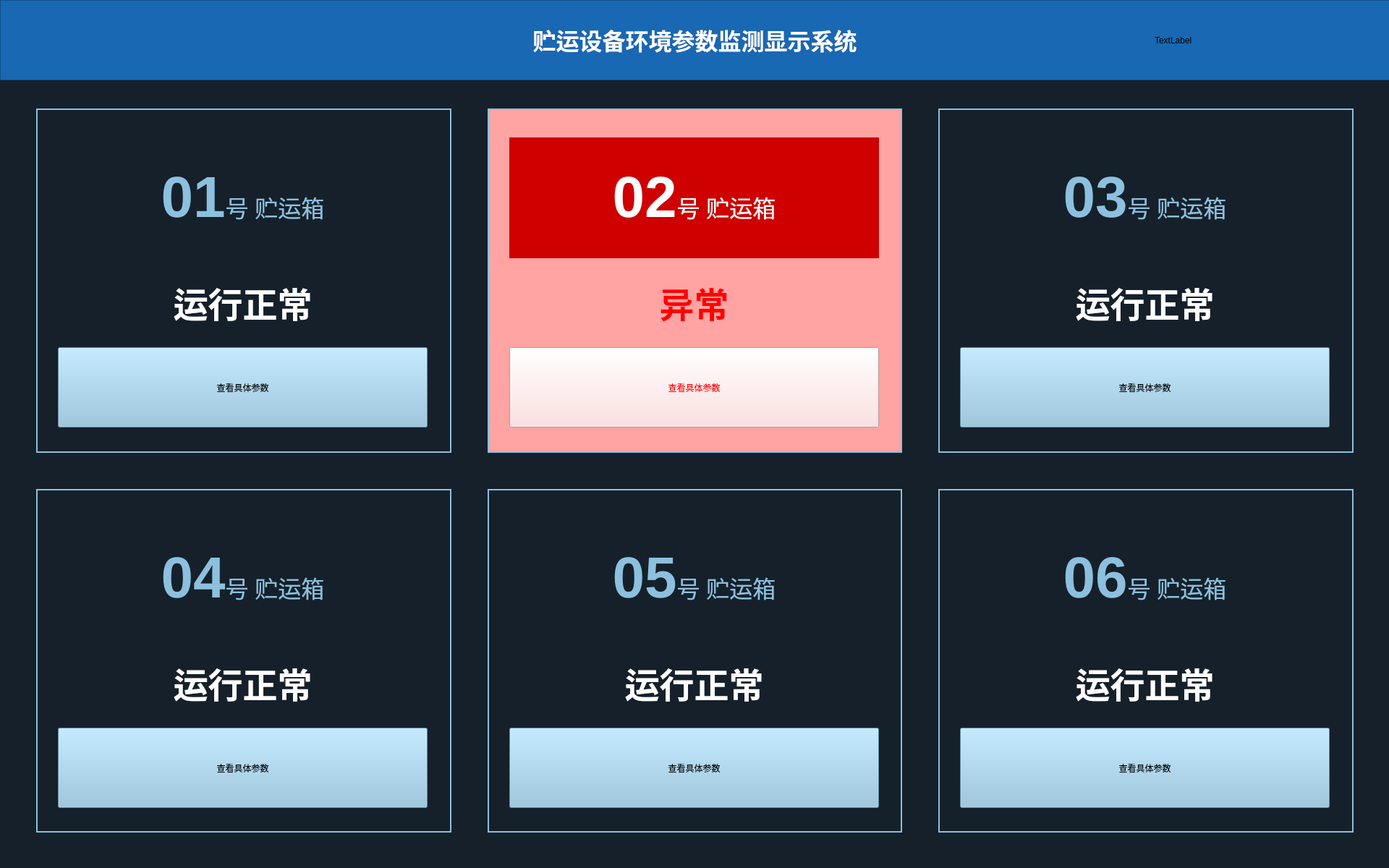
<?xml version="1.0" encoding="UTF-8"?>
<ui version="4.0">
 <class>MainWindow</class>
 <widget class="QMainWindow" name="MainWindow">
  <property name="geometry">
   <rect>
    <x>0</x>
    <y>0</y>
    <width>1920</width>
    <height>1200</height>
   </rect>
  </property>
  <property name="windowTitle">
   <string>MainWindow</string>
  </property>
  <property name="styleSheet">
   <string notr="true">background-color: rgb(21, 32, 42);</string>
  </property>
  <widget class="QWidget" name="centralwidget">
   <widget class="QFrame" name="frame">
    <property name="geometry">
     <rect>
      <x>0</x>
      <y>0</y>
      <width>1921</width>
      <height>111</height>
     </rect>
    </property>
    <property name="styleSheet">
     <string notr="true">background-color: rgb(25, 104, 179);</string>
    </property>
    <property name="frameShape">
     <enum>QFrame::StyledPanel</enum>
    </property>
    <property name="frameShadow">
     <enum>QFrame::Raised</enum>
    </property>
    <layout class="QHBoxLayout" name="horizontalLayout_2" stretch="1,4,1">
     <item>
      <widget class="QLabel" name="label_4">
       <property name="styleSheet">
        <string notr="true">image: url(:/jpg/images/logo.png);</string>
       </property>
       <property name="text">
        <string/>
       </property>
      </widget>
     </item>
     <item>
      <widget class="QLabel" name="label_5">
       <property name="font">
        <font>
         <family>黑体</family>
        </font>
       </property>
       <property name="styleSheet">
        <string notr="true"/>
       </property>
       <property name="text">
        <string>&lt;html&gt;&lt;head/&gt;&lt;body&gt;&lt;p&gt;&lt;span style=&quot; font-size:24pt; font-weight:600; color:#ffffff;&quot;&gt;贮运设备环境参数监测显示系统&lt;/span&gt;&lt;/p&gt;&lt;/body&gt;&lt;/html&gt;</string>
       </property>
       <property name="scaledContents">
        <bool>false</bool>
       </property>
       <property name="alignment">
        <set>Qt::AlignCenter</set>
       </property>
      </widget>
     </item>
     <item>
      <widget class="QLabel" name="label_6">
       <property name="text">
        <string>TextLabel</string>
       </property>
      </widget>
     </item>
    </layout>
   </widget>
   <widget class="QWidget" name="gridLayoutWidget">
    <property name="geometry">
     <rect>
      <x>50</x>
      <y>150</y>
      <width>1821</width>
      <height>1001</height>
     </rect>
    </property>
    <layout class="QGridLayout" name="gridLayout">
     <property name="spacing">
      <number>50</number>
     </property>
     <item row="0" column="1">
      <widget class="QFrame" name="frame_3">
       <property name="styleSheet">
        <string notr="true">color: rgb(140, 192, 222);
background-color: rgb(255, 163, 163);</string>
       </property>
       <property name="frameShape">
        <enum>QFrame::Panel</enum>
       </property>
       <property name="frameShadow">
        <enum>QFrame::Plain</enum>
       </property>
       <property name="lineWidth">
        <number>2</number>
       </property>
       <widget class="QWidget" name="verticalLayoutWidget_2">
        <property name="geometry">
         <rect>
          <x>30</x>
          <y>40</y>
          <width>511</width>
          <height>401</height>
         </rect>
        </property>
        <layout class="QVBoxLayout" name="verticalLayout_2" stretch="3,2,2">
         <item>
          <widget class="QLabel" name="label_3">
           <property name="sizePolicy">
            <sizepolicy hsizetype="Preferred" vsizetype="Expanding">
             <horstretch>0</horstretch>
             <verstretch>0</verstretch>
            </sizepolicy>
           </property>
           <property name="styleSheet">
            <string notr="true">color: rgb(255, 255, 255);
background-color: rgb(206, 0, 0);</string>
           </property>
           <property name="text">
            <string>&lt;html&gt;&lt;head/&gt;&lt;body&gt;&lt;p&gt;&lt;span style=&quot; font-size:60pt; font-weight:1000;&quot;&gt;02&lt;/span&gt;&lt;span style=&quot; font-size:24pt; font-weight:100;&quot;&gt;号 贮运箱&lt;/span&gt;&lt;/p&gt;&lt;/body&gt;&lt;/html&gt;</string>
           </property>
           <property name="alignment">
            <set>Qt::AlignCenter</set>
           </property>
          </widget>
         </item>
         <item>
          <widget class="QLabel" name="label_7">
           <property name="sizePolicy">
            <sizepolicy hsizetype="Preferred" vsizetype="Expanding">
             <horstretch>0</horstretch>
             <verstretch>0</verstretch>
            </sizepolicy>
           </property>
           <property name="styleSheet">
            <string notr="true">color: rgb(255, 0, 0);</string>
           </property>
           <property name="text">
            <string>&lt;html&gt;&lt;head/&gt;&lt;body&gt;&lt;p align=&quot;center&quot;&gt;&lt;span style=&quot; font-size:36pt; font-weight:600;&quot;&gt;异常&lt;/span&gt;&lt;/p&gt;&lt;/body&gt;&lt;/html&gt;</string>
           </property>
          </widget>
         </item>
         <item>
          <widget class="QPushButton" name="pushButton_2">
           <property name="sizePolicy">
            <sizepolicy hsizetype="Minimum" vsizetype="Expanding">
             <horstretch>0</horstretch>
             <verstretch>0</verstretch>
            </sizepolicy>
           </property>
           <property name="styleSheet">
            <string notr="true">font: 20pt &quot;黑体&quot;;
background-color: rgb(255, 215, 215);
color: rgb(255, 0, 0);</string>
           </property>
           <property name="text">
            <string>查看具体参数</string>
           </property>
          </widget>
         </item>
        </layout>
       </widget>
      </widget>
     </item>
     <item row="0" column="0">
      <widget class="QFrame" name="frame_2">
       <property name="styleSheet">
        <string notr="true">color: rgb(140, 192, 222);</string>
       </property>
       <property name="frameShape">
        <enum>QFrame::Panel</enum>
       </property>
       <property name="frameShadow">
        <enum>QFrame::Plain</enum>
       </property>
       <property name="lineWidth">
        <number>2</number>
       </property>
       <widget class="QWidget" name="verticalLayoutWidget">
        <property name="geometry">
         <rect>
          <x>30</x>
          <y>40</y>
          <width>511</width>
          <height>401</height>
         </rect>
        </property>
        <layout class="QVBoxLayout" name="verticalLayout" stretch="3,2,2">
         <item>
          <widget class="QLabel" name="label">
           <property name="sizePolicy">
            <sizepolicy hsizetype="Preferred" vsizetype="Expanding">
             <horstretch>0</horstretch>
             <verstretch>0</verstretch>
            </sizepolicy>
           </property>
           <property name="text">
            <string>&lt;html&gt;&lt;head/&gt;&lt;body&gt;&lt;p&gt;&lt;span style=&quot; font-size:60pt; font-weight:1000;&quot;&gt;01&lt;/span&gt;&lt;span style=&quot; font-size:24pt; font-weight:100;&quot;&gt;号 贮运箱&lt;/span&gt;&lt;/p&gt;&lt;/body&gt;&lt;/html&gt;</string>
           </property>
           <property name="alignment">
            <set>Qt::AlignCenter</set>
           </property>
          </widget>
         </item>
         <item>
          <widget class="QLabel" name="label_2">
           <property name="sizePolicy">
            <sizepolicy hsizetype="Preferred" vsizetype="Expanding">
             <horstretch>0</horstretch>
             <verstretch>0</verstretch>
            </sizepolicy>
           </property>
           <property name="styleSheet">
            <string notr="true">color: rgb(255, 255, 255);</string>
           </property>
           <property name="text">
            <string>&lt;html&gt;&lt;head/&gt;&lt;body&gt;&lt;p align=&quot;center&quot;&gt;&lt;span style=&quot; font-size:36pt; font-weight:600;&quot;&gt;运行正常&lt;/span&gt;&lt;/p&gt;&lt;/body&gt;&lt;/html&gt;</string>
           </property>
          </widget>
         </item>
         <item>
          <widget class="QPushButton" name="pushButton">
           <property name="sizePolicy">
            <sizepolicy hsizetype="Minimum" vsizetype="Minimum">
             <horstretch>0</horstretch>
             <verstretch>0</verstretch>
            </sizepolicy>
           </property>
           <property name="sizeIncrement">
            <size>
             <width>0</width>
             <height>0</height>
            </size>
           </property>
           <property name="styleSheet">
            <string notr="true">background-color: rgb(140, 192, 222);
font: 20pt &quot;黑体&quot;;
color: rgb(0, 0, 0);</string>
           </property>
           <property name="text">
            <string>查看具体参数</string>
           </property>
          </widget>
         </item>
        </layout>
       </widget>
      </widget>
     </item>
     <item row="0" column="2">
      <widget class="QFrame" name="frame_4">
       <property name="styleSheet">
        <string notr="true">color: rgb(140, 192, 222);</string>
       </property>
       <property name="frameShape">
        <enum>QFrame::Panel</enum>
       </property>
       <property name="frameShadow">
        <enum>QFrame::Plain</enum>
       </property>
       <property name="lineWidth">
        <number>2</number>
       </property>
       <widget class="QWidget" name="verticalLayoutWidget_3">
        <property name="geometry">
         <rect>
          <x>30</x>
          <y>40</y>
          <width>511</width>
          <height>401</height>
         </rect>
        </property>
        <layout class="QVBoxLayout" name="verticalLayout_3" stretch="3,2,2">
         <item>
          <widget class="QLabel" name="label_8">
           <property name="sizePolicy">
            <sizepolicy hsizetype="Preferred" vsizetype="Expanding">
             <horstretch>0</horstretch>
             <verstretch>0</verstretch>
            </sizepolicy>
           </property>
           <property name="text">
            <string>&lt;html&gt;&lt;head/&gt;&lt;body&gt;&lt;p&gt;&lt;span style=&quot; font-size:60pt; font-weight:1000;&quot;&gt;03&lt;/span&gt;&lt;span style=&quot; font-size:24pt; font-weight:100;&quot;&gt;号 贮运箱&lt;/span&gt;&lt;/p&gt;&lt;/body&gt;&lt;/html&gt;</string>
           </property>
           <property name="alignment">
            <set>Qt::AlignCenter</set>
           </property>
          </widget>
         </item>
         <item>
          <widget class="QLabel" name="label_9">
           <property name="sizePolicy">
            <sizepolicy hsizetype="Preferred" vsizetype="Expanding">
             <horstretch>0</horstretch>
             <verstretch>0</verstretch>
            </sizepolicy>
           </property>
           <property name="styleSheet">
            <string notr="true">color: rgb(255, 255, 255);</string>
           </property>
           <property name="text">
            <string>&lt;html&gt;&lt;head/&gt;&lt;body&gt;&lt;p align=&quot;center&quot;&gt;&lt;span style=&quot; font-size:36pt; font-weight:600;&quot;&gt;运行正常&lt;/span&gt;&lt;/p&gt;&lt;/body&gt;&lt;/html&gt;</string>
           </property>
          </widget>
         </item>
         <item>
          <widget class="QPushButton" name="pushButton_3">
           <property name="sizePolicy">
            <sizepolicy hsizetype="Minimum" vsizetype="Expanding">
             <horstretch>0</horstretch>
             <verstretch>0</verstretch>
            </sizepolicy>
           </property>
           <property name="styleSheet">
            <string notr="true">background-color: rgb(140, 192, 222);
font: 20pt &quot;黑体&quot;;
color: rgb(0, 0, 0);</string>
           </property>
           <property name="text">
            <string>查看具体参数</string>
           </property>
          </widget>
         </item>
        </layout>
       </widget>
      </widget>
     </item>
     <item row="1" column="0">
      <widget class="QFrame" name="frame_5">
       <property name="styleSheet">
        <string notr="true">color: rgb(140, 192, 222);</string>
       </property>
       <property name="frameShape">
        <enum>QFrame::Panel</enum>
       </property>
       <property name="frameShadow">
        <enum>QFrame::Plain</enum>
       </property>
       <property name="lineWidth">
        <number>2</number>
       </property>
       <widget class="QWidget" name="verticalLayoutWidget_4">
        <property name="geometry">
         <rect>
          <x>30</x>
          <y>40</y>
          <width>511</width>
          <height>401</height>
         </rect>
        </property>
        <layout class="QVBoxLayout" name="verticalLayout_4" stretch="3,2,2">
         <item>
          <widget class="QLabel" name="label_10">
           <property name="sizePolicy">
            <sizepolicy hsizetype="Preferred" vsizetype="Expanding">
             <horstretch>0</horstretch>
             <verstretch>0</verstretch>
            </sizepolicy>
           </property>
           <property name="text">
            <string>&lt;html&gt;&lt;head/&gt;&lt;body&gt;&lt;p&gt;&lt;span style=&quot; font-size:60pt; font-weight:1000;&quot;&gt;04&lt;/span&gt;&lt;span style=&quot; font-size:24pt; font-weight:100;&quot;&gt;号 贮运箱&lt;/span&gt;&lt;/p&gt;&lt;/body&gt;&lt;/html&gt;</string>
           </property>
           <property name="alignment">
            <set>Qt::AlignCenter</set>
           </property>
          </widget>
         </item>
         <item>
          <widget class="QLabel" name="label_11">
           <property name="sizePolicy">
            <sizepolicy hsizetype="Preferred" vsizetype="Expanding">
             <horstretch>0</horstretch>
             <verstretch>0</verstretch>
            </sizepolicy>
           </property>
           <property name="styleSheet">
            <string notr="true">color: rgb(255, 255, 255);</string>
           </property>
           <property name="text">
            <string>&lt;html&gt;&lt;head/&gt;&lt;body&gt;&lt;p align=&quot;center&quot;&gt;&lt;span style=&quot; font-size:36pt; font-weight:600;&quot;&gt;运行正常&lt;/span&gt;&lt;/p&gt;&lt;/body&gt;&lt;/html&gt;</string>
           </property>
          </widget>
         </item>
         <item>
          <widget class="QPushButton" name="pushButton_4">
           <property name="sizePolicy">
            <sizepolicy hsizetype="Minimum" vsizetype="Expanding">
             <horstretch>0</horstretch>
             <verstretch>0</verstretch>
            </sizepolicy>
           </property>
           <property name="styleSheet">
            <string notr="true">background-color: rgb(140, 192, 222);
font: 20pt &quot;黑体&quot;;
color: rgb(0, 0, 0);</string>
           </property>
           <property name="text">
            <string>查看具体参数</string>
           </property>
          </widget>
         </item>
        </layout>
       </widget>
      </widget>
     </item>
     <item row="1" column="1">
      <widget class="QFrame" name="frame_6">
       <property name="styleSheet">
        <string notr="true">color: rgb(140, 192, 222);</string>
       </property>
       <property name="frameShape">
        <enum>QFrame::Panel</enum>
       </property>
       <property name="frameShadow">
        <enum>QFrame::Plain</enum>
       </property>
       <property name="lineWidth">
        <number>2</number>
       </property>
       <widget class="QWidget" name="verticalLayoutWidget_5">
        <property name="geometry">
         <rect>
          <x>30</x>
          <y>40</y>
          <width>511</width>
          <height>401</height>
         </rect>
        </property>
        <layout class="QVBoxLayout" name="verticalLayout_5" stretch="3,2,2">
         <item>
          <widget class="QLabel" name="label_12">
           <property name="sizePolicy">
            <sizepolicy hsizetype="Preferred" vsizetype="Expanding">
             <horstretch>0</horstretch>
             <verstretch>0</verstretch>
            </sizepolicy>
           </property>
           <property name="text">
            <string>&lt;html&gt;&lt;head/&gt;&lt;body&gt;&lt;p&gt;&lt;span style=&quot; font-size:60pt; font-weight:1000;&quot;&gt;05&lt;/span&gt;&lt;span style=&quot; font-size:24pt; font-weight:100;&quot;&gt;号 贮运箱&lt;/span&gt;&lt;/p&gt;&lt;/body&gt;&lt;/html&gt;</string>
           </property>
           <property name="alignment">
            <set>Qt::AlignCenter</set>
           </property>
          </widget>
         </item>
         <item>
          <widget class="QLabel" name="label_13">
           <property name="sizePolicy">
            <sizepolicy hsizetype="Preferred" vsizetype="Expanding">
             <horstretch>0</horstretch>
             <verstretch>0</verstretch>
            </sizepolicy>
           </property>
           <property name="styleSheet">
            <string notr="true">color: rgb(255, 255, 255);</string>
           </property>
           <property name="text">
            <string>&lt;html&gt;&lt;head/&gt;&lt;body&gt;&lt;p align=&quot;center&quot;&gt;&lt;span style=&quot; font-size:36pt; font-weight:600;&quot;&gt;运行正常&lt;/span&gt;&lt;/p&gt;&lt;/body&gt;&lt;/html&gt;</string>
           </property>
          </widget>
         </item>
         <item>
          <widget class="QPushButton" name="pushButton_5">
           <property name="sizePolicy">
            <sizepolicy hsizetype="Minimum" vsizetype="Expanding">
             <horstretch>0</horstretch>
             <verstretch>0</verstretch>
            </sizepolicy>
           </property>
           <property name="styleSheet">
            <string notr="true">background-color: rgb(140, 192, 222);
font: 20pt &quot;黑体&quot;;
color: rgb(0, 0, 0);</string>
           </property>
           <property name="text">
            <string>查看具体参数</string>
           </property>
          </widget>
         </item>
        </layout>
       </widget>
      </widget>
     </item>
     <item row="1" column="2">
      <widget class="QFrame" name="frame_7">
       <property name="styleSheet">
        <string notr="true">color: rgb(140, 192, 222);</string>
       </property>
       <property name="frameShape">
        <enum>QFrame::Panel</enum>
       </property>
       <property name="frameShadow">
        <enum>QFrame::Plain</enum>
       </property>
       <property name="lineWidth">
        <number>2</number>
       </property>
       <widget class="QWidget" name="verticalLayoutWidget_6">
        <property name="geometry">
         <rect>
          <x>30</x>
          <y>40</y>
          <width>511</width>
          <height>401</height>
         </rect>
        </property>
        <layout class="QVBoxLayout" name="verticalLayout_6" stretch="3,2,2">
         <item>
          <widget class="QLabel" name="label_14">
           <property name="sizePolicy">
            <sizepolicy hsizetype="Preferred" vsizetype="Expanding">
             <horstretch>0</horstretch>
             <verstretch>0</verstretch>
            </sizepolicy>
           </property>
           <property name="text">
            <string>&lt;html&gt;&lt;head/&gt;&lt;body&gt;&lt;p&gt;&lt;span style=&quot; font-size:60pt; font-weight:1000;&quot;&gt;06&lt;/span&gt;&lt;span style=&quot; font-size:24pt; font-weight:100;&quot;&gt;号 贮运箱&lt;/span&gt;&lt;/p&gt;&lt;/body&gt;&lt;/html&gt;</string>
           </property>
           <property name="alignment">
            <set>Qt::AlignCenter</set>
           </property>
          </widget>
         </item>
         <item>
          <widget class="QLabel" name="label_15">
           <property name="sizePolicy">
            <sizepolicy hsizetype="Preferred" vsizetype="Expanding">
             <horstretch>0</horstretch>
             <verstretch>0</verstretch>
            </sizepolicy>
           </property>
           <property name="styleSheet">
            <string notr="true">color: rgb(255, 255, 255);</string>
           </property>
           <property name="text">
            <string>&lt;html&gt;&lt;head/&gt;&lt;body&gt;&lt;p align=&quot;center&quot;&gt;&lt;span style=&quot; font-size:36pt; font-weight:600;&quot;&gt;运行正常&lt;/span&gt;&lt;/p&gt;&lt;/body&gt;&lt;/html&gt;</string>
           </property>
          </widget>
         </item>
         <item>
          <widget class="QPushButton" name="pushButton_6">
           <property name="sizePolicy">
            <sizepolicy hsizetype="Minimum" vsizetype="Expanding">
             <horstretch>0</horstretch>
             <verstretch>0</verstretch>
            </sizepolicy>
           </property>
           <property name="styleSheet">
            <string notr="true">background-color: rgb(140, 192, 222);
font: 20pt &quot;黑体&quot;;
color: rgb(0, 0, 0);</string>
           </property>
           <property name="text">
            <string>查看具体参数</string>
           </property>
           <property name="autoDefault">
            <bool>false</bool>
           </property>
           <property name="default">
            <bool>false</bool>
           </property>
           <property name="flat">
            <bool>false</bool>
           </property>
          </widget>
         </item>
        </layout>
       </widget>
      </widget>
     </item>
    </layout>
   </widget>
  </widget>
 </widget>
 <resources>
  <include location="../images_mainWindow.qrc"/>
 </resources>
 <connections/>
</ui>
